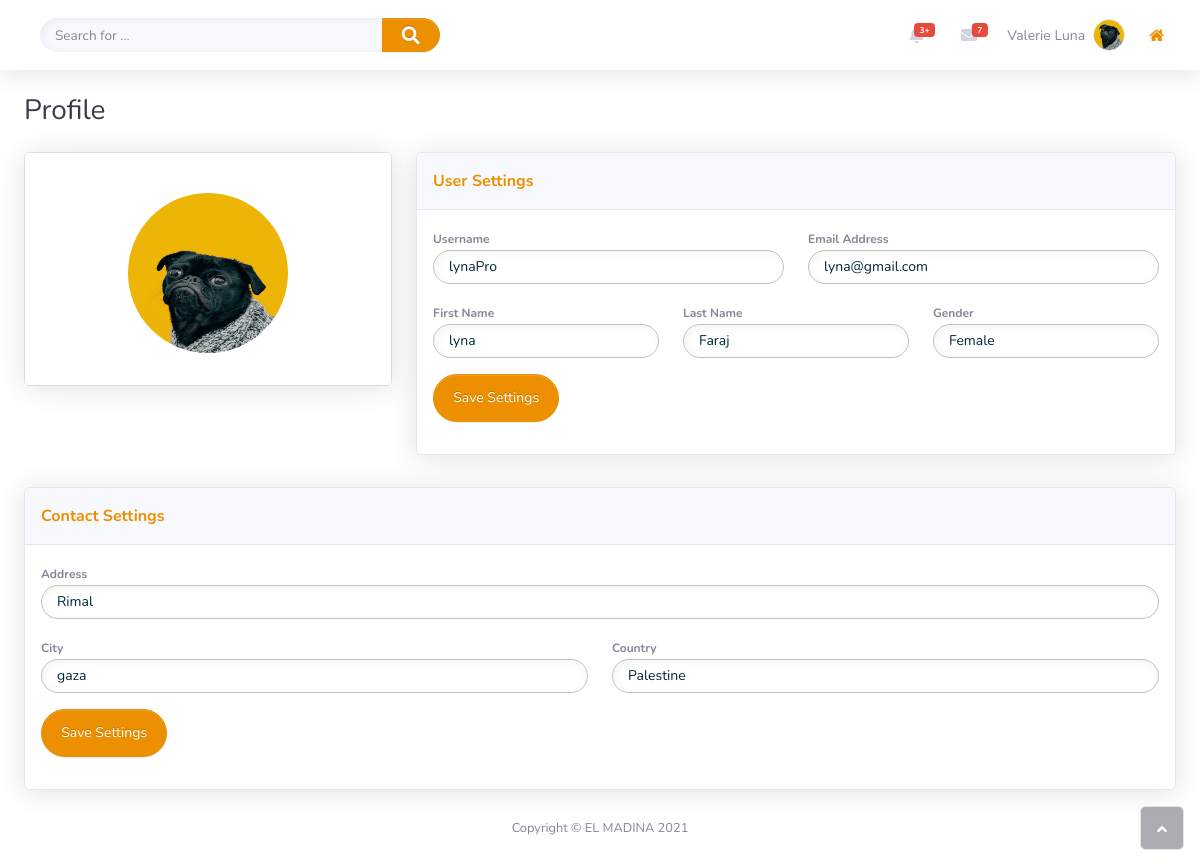
/profileMember/1/, run on the app's committed database.
### management_side/models.py (models this page shows, shortened)
class Member(models.Model):
    GENDER=(('Female','Female'),('Male','Male'))
    username= models.CharField(max_length=50,null=True)
    first_name= models.CharField(max_length=50,null=True)
    last_name= models.CharField(max_length=50,null=True)
    gender= models.CharField(max_length=50,null=True,choices=GENDER)
    email= models.CharField( max_length=50,null=True)
    city= models.CharField( max_length=50,null=True)
    country= models.CharField( max_length=50,null=True)
    address= models.CharField( max_length=50,null=True)
    date_created= models.DateTimeField(auto_now=False, auto_now_add=True)

### management_side/views.py (the view)
# urls.py: path('profileMember/<str:pk>/',views.profileMember,name="profileMember"),
def profileMember(request,pk):   #بتفيد في ال issues
    member =Member.objects.get(id=pk)
    return render(request,'admin/profileMember.html',{'member':member})

### management_side/templates/admin/profileMember.html
{%extends 'admin/main.html'%}
{% load static %}
{% block content%}
    <div class="d-flex flex-column" id="content-wrapper">
        <div id="content">
            {%include 'admin/navbar.html'%}
            <div class="container-fluid">
                <h3 class="text-dark mb-4">Profile</h3>
                <div class="row mb-3">
                    <div class="col-lg-4">
                        <div class="card mb-3">
                            <div class="card-body text-center shadow"><img class="rounded-circle mb-3 mt-4" src="{%static 'img/dogs/image2.jpeg'%}" width="160" height="160"></div>
                        </div>
                    </div>
                    <div class="col-lg-8">
                        <div class="row">
                            <div class="col">
                                <div class="card shadow mb-3">
                                    <div class="card-header py-3">
                                        <p class="text-primary m-0 fw-bold" style="color: #ec8f00 !important;">User Settings</p>
                                    </div>
                                    <div class="card-body">
                                        <form>
                                            <div class="row">
                                                <div class="col">
                                                    <div class="form-group mb-3"><label class="form-label" for="username"><strong>Username</strong></label><input class="form-control" type="text" id="username" placeholder="username" name="username" value="{{member.username}}"></div>
                                                </div>
                                                <div class="col">
                                                    <div class="form-group mb-3"><label class="form-label" for="email"><strong>Email Address</strong></label><input class="form-control" type="email" id="email" placeholder="user@example.com" name="email" value="{{member.email}}"></div>
                                                </div>
                                            </div>
                                            <div class="row">
                                                <div class="col">
                                                    <div class="form-group mb-3"><label class="form-label" for="first_name"><strong>First Name</strong></label><input class="form-control" type="text" id="first_name" placeholder="John" name="first_name" value="{{member.first_name}}"></div>
                                                </div>
                                                <div class="col">
                                                    <div class="form-group mb-3"><label class="form-label" for="last_name"><strong>Last Name</strong></label><input class="form-control" type="text" id="last_name" placeholder="Doe" name="last_name" value="{{member.last_name}}"></div>
                                                </div>
                                                <div class="col">
                                                    <div class="form-group mb-3"><label class="form-label" for="gender"><strong>Gender</strong></label><input class="form-control" type="text" id="gender" placeholder="Female/Male" name="gender" value="{{member.gender}}"></div>
                                                </div>
                                            </div>
                                            <div class="form-group mb-3"><button class="btn btn-primary btn-sm" type="submit" style="background: #ec8f00;border-color: #ec8f00;">Save Settings</button></div>
                                        </form>
                                    </div>
                                </div>
                            </div>
                        </div>
                    </div>
                </div>
                <div class="row">
                    <div class="col">
                        <div class="card shadow">
                            <div class="card-header py-3">
                                <p class="text-primary m-0 fw-bold" style="color: #ec8f00 !important;">Contact Settings</p>
                            </div>
                            <div class="card-body">
                                <form>
                                    <div class="form-group mb-3"><label class="form-label" for="address"><strong>Address</strong></label><input class="form-control" type="text" id="address" placeholder="Sunset Blvd, 38" name="address" value="{{member.address}}"></div>
                                    <div class="row">
                                        <div class="col">
                                            <div class="form-group mb-3"><label class="form-label" for="city"><strong>City</strong></label><input class="form-control" type="text" id="city" placeholder="Los Angeles" name="city" value="{{member.city}}"></div>
                                        </div>
                                        <div class="col">
                                            <div class="form-group mb-3"><label class="form-label" for="country"><strong>Country</strong></label><input class="form-control" type="text" id="country" placeholder="USA" name="country" value="{{member.country}}"></div>
                                        </div>
                                    </div>
                                    <div class="form-group mb-3"><button class="btn btn-primary btn-sm" type="submit" style="border-color: #ec8f00;background: #ec8f00;">Save&nbsp;Settings</button></div>
                                </form>
                            </div>
                        </div>
                    </div>
                </div>
            </div>
        </div>
        {%include 'admin/footer.html'%}
    </div>
    <a class="border rounded d-inline scroll-to-top" href="#page-top"><i class="fas fa-angle-up"></i></a>
{% endblock%}

### data on the page
Member: username "lynaPro", email "lyna@gmail.com", first_name "lyna", last_name "Faraj", gender "Female", address "Rimal", city "gaza", country "Palestine"
